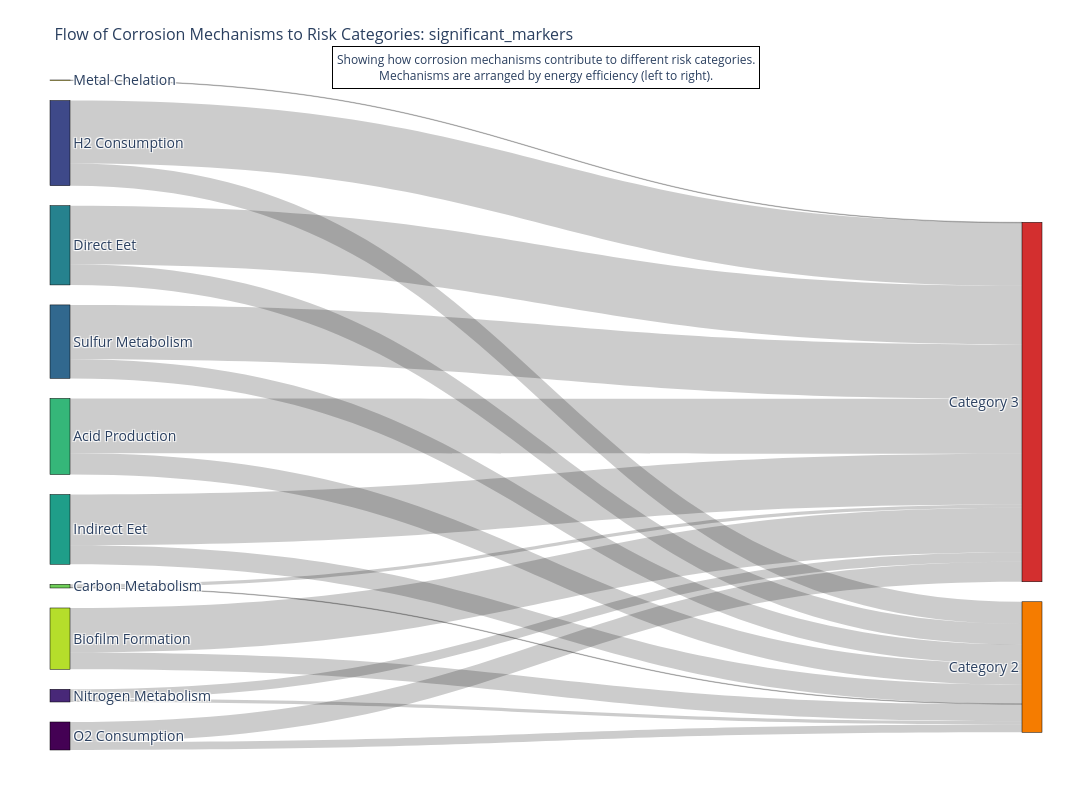

Source (notebook cell):
### Code cell
plot_fold_change_increasing_only(high_synergy_markers, "high_synergy_markers", top_n=20, fold_change_type='3vs1')
fig.show()
plt.savefig("/home/beatriz/SharedFolder/Visualisations/increas_17.png", dpi=300, bbox_inches='tight')

### Figure 1 — Plotly figure (JSON) as saved in the notebook; plotly's stock layout.template omitted (floating-point values rounded to 4 significant figures)
{"data": [{"arrangement": "snap", "link": {"hovertemplate": "<b>%{source.label}</b> → <b>%{target.label}</b><br>Count: %{value}<extra></extra>", "source": [0, 0, 1, 1, 2, 2, 3, 3, 4, 4, 5, 5, 6, 6, 7, 7, 8, 8, 9], "target": [11, 12, 11, 12, 11, 12, 11, 12, 11, 12, 11, 12, 11, 12, 11, 12, 11, 12, 12], "value": [15, 38, 6, 18, 42, 119, 36, 103, 39, 111, 36, 96, 40, 104, 1, 6, 32, 84, 1]}, "node": {"color": ["#440154", "#482878", "#3e4989", "#31688e", "#26828e", "#1f9e89", "#35b779", "#6ece58", "#b5de2b", "#fde725", "#2E7D32", "#F57C00", "#D32F2F"], "hovertemplate": "<b>%{label}</b><br>Count: %{value}<extra></extra>", "label": ["O2 Consumption", "Nitrogen Metabolism", "H2 Consumption", "Sulfur Metabolism", "Direct Eet", "Indirect Eet", "Acid Production", "Carbon Metabolism", "Biofilm Formation", "Metal Chelation", "Category 1", "Category 2", "Category 3"], "line": {"color": "black", "width": 0.5}, "pad": 20, "thickness": 20}, "type": "sankey"}], "layout": {"annotations": [{"align": "center", "bgcolor": "rgba(255, 255, 255, 0.8)", "bordercolor": "black", "borderpad": 4, "borderwidth": 1, "font": {"size": 12}, "showarrow": false, "text": "Showing how corrosion mechanisms contribute to different risk categories.<br>Mechanisms are arranged by energy efficiency (left to right).", "x": 0.5, "xref": "paper", "y": 1.05, "yref": "paper"}], "font": {"size": 14}, "height": 800, "margin": {"b": 50, "l": 50, "r": 50, "t": 80}, "title": {"font": {"size": 16}, "text": "Flow of Corrosion Mechanisms to Risk Categories: significant_markers"}, "width": 1200}}
